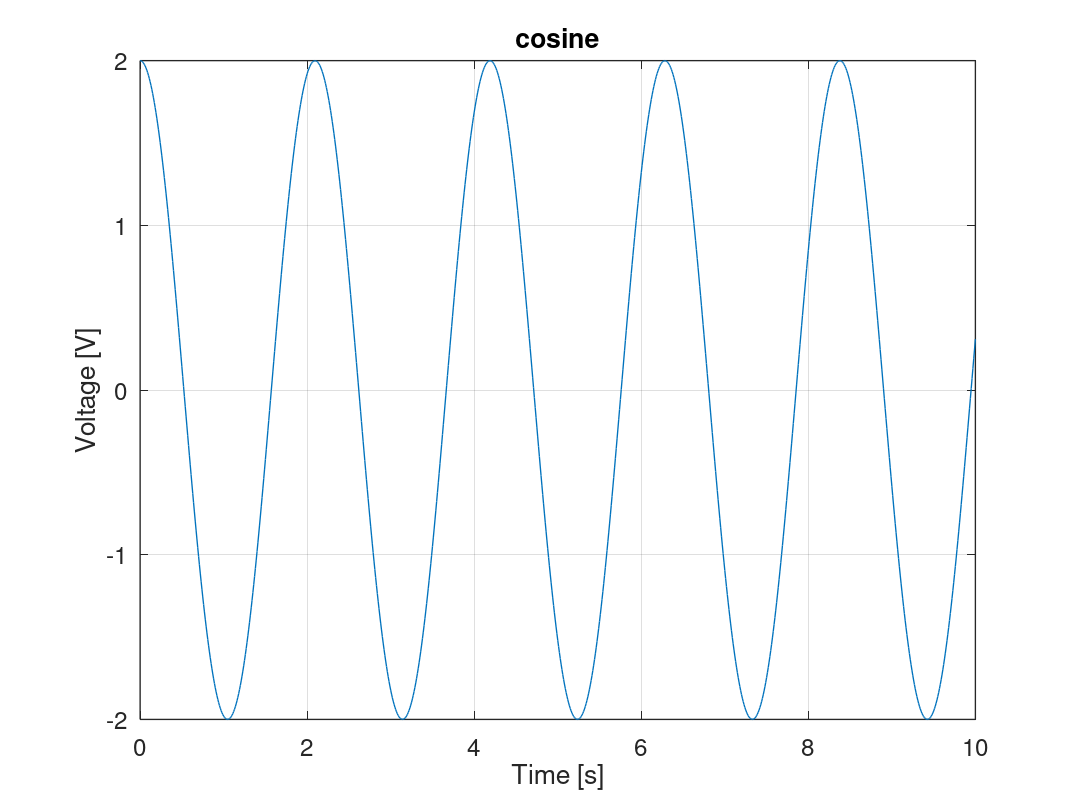
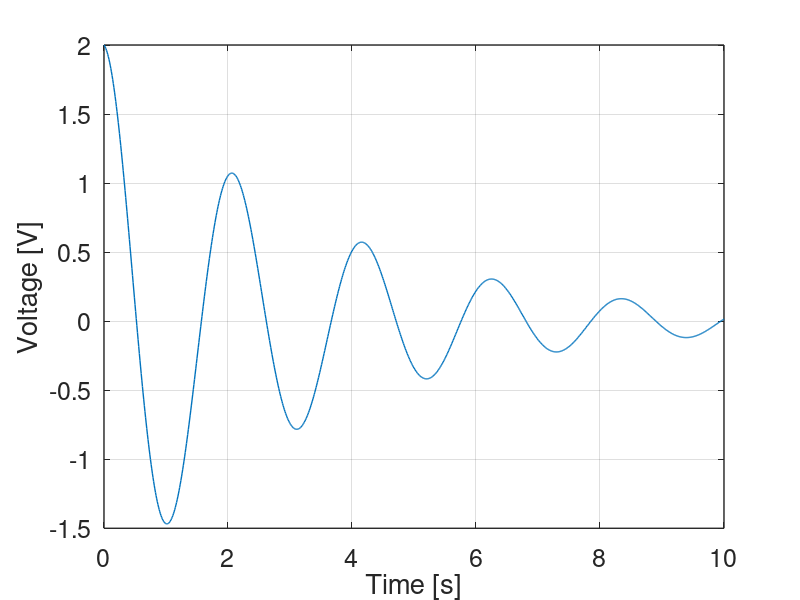

MATLAB code for these plots, in order:
% superfun
%
% authors: Honoria Glossop and Hildebrand Glossop
% last revision: 01-11-2021
% description: A super fun example of a MATLAB script for students of
% ECSE-353. The script shows how one can generate simple data that
% is plotted beautifully.
%

clear all; % clear the working environment

timevector = 0:0.01:10; % time, from 0 [s] to 10 [s] in 0.01 [s] steps
A = 2*cos(3*timevector);
% 2 cos(3t) evaluated from t = 0 to 10
B = 2*exp(-0.3*timevector) .* cos(3*timevector);
% 2 exp(-0.3t) cos(3t) evaluated from t = 0 to 10
% note that “.*” achieves multiplication of respective array elements
C = 2*exp(1i*3*timevector); % 2 exp(j3t) evaluated from t = 0 to 10
% 2 exp(j3t) evaluated from t = 0 to 10
% note that “1i” is j = (-1)^(1/2), which can also be called by “i” or “j”
fig = figure(1); % plot A versus time
h = plot(timevector, A);
set(h,'Linewidth',1);
set(gca,'LineWidth',1);
set(gca,'FontSize',18);
grid;
xlabel('Time [s]');
ylabel('Voltage [V]');
title('cosine');
set(gcf,'paperunits','points');
set(gcf,'PaperPosition', [0 0 800 600]);
set(gcf,'PaperSize',[800 600]);
axis([0 10 -2 2]);
print -dpdf 353_example_cosine
fig = figure(2); % plot B versus time
h = plot(timevector, B);
set(h,'LineWidth',1);
set(gca,'LineWidth',1);
set(gca,'FontSize',18);
grid;
xlabel('Time [s]');
ylabel('Voltage [V]'); 